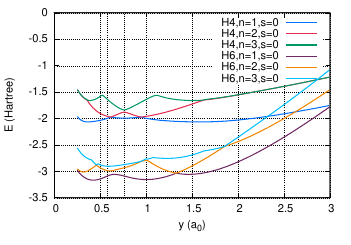

gnuplot code for this plot:
set term postscript enhanced eps color "Palatino" 16
set size 0.7, 0.7
set encoding iso

# Set line styles
set style line  1 lt 1 lw 3 lc rgb "#0070FF" pt 6    # blue
set style line  2 lt 1 lw 3 lc rgb "#E52B50" pt 6    # red
set style line  3 lt 1 lw 3 lc rgb "#009A63" pt 6    # green
set style line  4 lt 1 lw 3 lc rgb "#702963" pt 6    # purple
set style line  5 lt 1 lw 3 lc rgb "#F28500" pt 6    # orange
set style line  6 lt 1 lw 3 lc rgb "#00BFFF" pt 6    # deep sky blue
set style line  7 lt 1 lw 3 lc rgb "#FF91A4" pt 6    # pink
set style line  8 lt 1 lw 3 lc rgb "#50C878" pt 6    # light green
set style line  9 lt 1 lw 3 lc rgb "#C9A0DC" pt 6    # lavender
set style line 10 lt 1 lw 3 lc rgb "#000000" pt 6    # black
set style line 11 lt 2 lw 3 lc rgb "#0070FF" pt 6    # blue
set style line 12 lt 2 lw 3 lc rgb "#E52B50" pt 6    # red
set style line 13 lt 2 lw 3 lc rgb "#009A63" pt 6    # green
set style line 14 lt 2 lw 3 lc rgb "#702963" pt 6    # purple
set style line 15 lt 2 lw 3 lc rgb "#F28500" pt 6    # orange
set style line 16 lt 2 lw 3 lc rgb "#00BFFF" pt 6    # deep sky blue
set style line 17 lt 2 lw 3 lc rgb "#FF91A4" pt 6    # pink
set style line 18 lt 2 lw 3 lc rgb "#50C878" pt 6    # light green
set style line 19 lt 2 lw 3 lc rgb "#C9A0DC" pt 6    # lavender
set style line 20 lt 2 lw 3 lc rgb "#000000" pt 6    # black
set style line 100 lt 1 lw 1 lc rgb "#FFFFFF"

set xlabel "y (a_0)"
set ylabel "E (Hartree)"
set xtics 0, 0.5
set x2tics (0.57735,0.759836) format "" scale 0
set grid xtics x2tics ytics

set output "comparesinglets.eps"
set xrange [0:3.0]
set yrange [*:0]
plot "h4singlet" u 1:2 w l ls 1 ti "H4,n=1",  \
     "h4singlet" u 1:3 w l ls 2 ti "H4,n=2",  \
     "h4singlet" u 1:4 w l ls 3 ti "H4,n=3",  \
     "h6singlet" u 1:2 w l ls 4 ti "H6,n=1",  \
     "h6singlet" u 1:3 w l ls 5 ti "H6,n=2",  \
     "h6singlet" u 1:4 w l ls 6 ti "H6,n=3"
